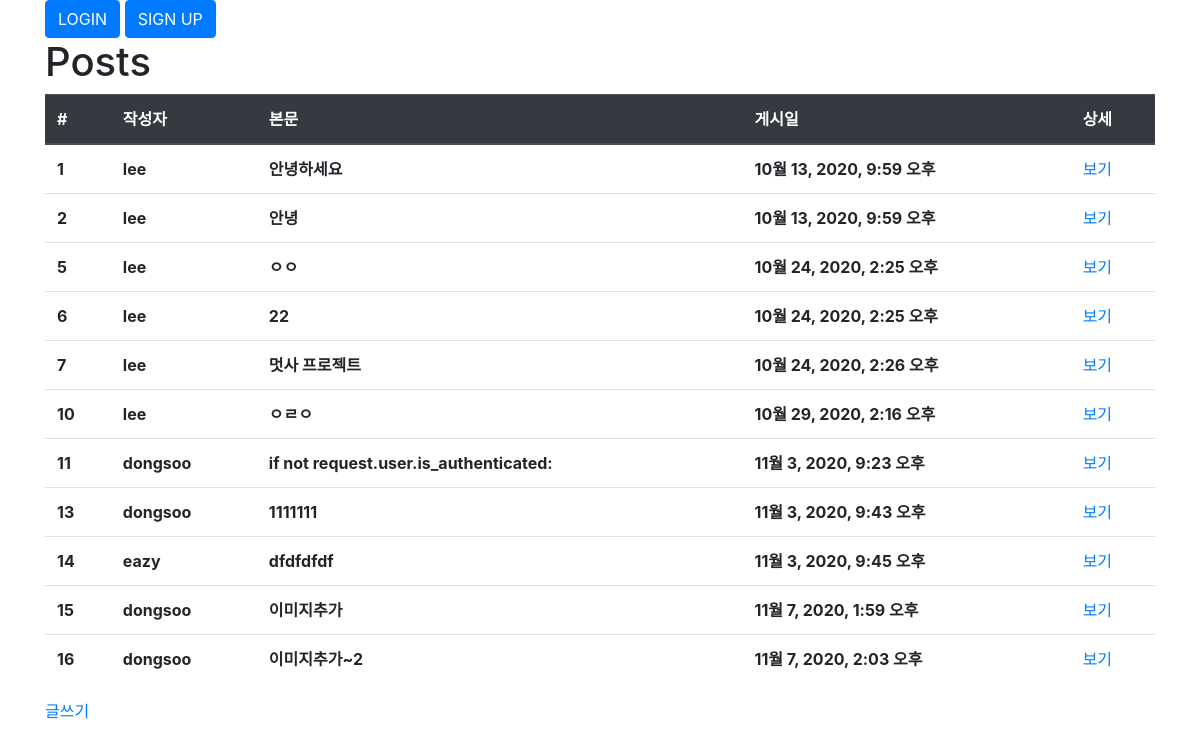
/posts/, run on the app's committed database.
### posts/models.py (models this page shows, shortened)
class Post(models.Model):
    user = models.ForeignKey(User, on_delete=models.CASCADE, null=False)
    body = models.TextField()
    image = models.ImageField(upload_to='posts', null=True)
    created_at = models.DateTimeField()
    liked_users = models.ManyToManyField(User, related_name='liked_posts')

### posts/views.py (the view)
# urls.py: path('', views.index, name='index'),
def index(request):
    posts = Post.objects.all()
    context = { 'posts': posts }
    return render(request, 'posts/index.html', context)

### posts/templates/posts/index.html
{% extends "base.html" %}
{% load static %}
{% block style %}
    <link rel="stylesheet" href="{% static 'posts/style.css' %}" type="text/css" />
{% endblock %}
{% block content %}
    <div class="container">
        <h1>Posts</h1>
    {% if posts %}
        <table class="table">
            <thead class="thead-dark">
              <tr>
                <th>#</th>
                <th>작성자</th>
                <th>본문</th>
                <th>게시일</th>
                <th>상세</th>
              </tr>
            </thead>
            <tbody>
                {% for post in posts %}
                  <tr>
                      <th>{{ post.id }}</th>
                      <th>{{ post.user.get_username }}</th>
                      <th>{{ post.body }}</th>
                      <th>{{ post.created_at }}</th>
                      <td><a href="{% url 'posts:detail' post.id %}">보기</a></td>
                  </tr>
                  {% endfor %}
            </tbody>
        </table>
    {% else %}
         <p>No posts.</p>
    {% endif %}
    <a href="{% url 'posts:new' %}">글쓰기</a>
    </div>
{% endblock %}

### templates/base.html (shortened to what this page needs)
{% load static %}
<!DOCTYPE html>
<html lang="ko">
  <head>
    <link rel="stylesheet" href="https://cdn.jsdelivr.net/npm/bootstrap@4.5.3/dist/css/bootstrap.min.css">
    <link rel="stylesheet" href="{% static 'style.css' %}" type="text/css" />
    {% block style %}
    {% endblock %}
  </head>
  <body>
    {% if user.is_authenticated %}
      <div class="container">
        <form action="{% url 'accounts:logout' %}" method="POST">
          {% csrf_token %}
          {{ user.get_username }}님 환영합니다.
          <button type="submit" class="btn btn-primary">LOGOUT</button>
        </form>
      </div>
    {% else %}
      <div class="container">
        <a href="{% url 'accounts:login' %}">
          <button type="submit" class="btn btn-primary">LOGIN</button>
        </a>
        <a href="{% url 'accounts:sign_up' %}">
          <button type="submit" class="btn btn-primary">SIGN UP</button>
        </a>
      </div>
    {% endif %}
    {% block content %}
    {% endblock %}
  </body>
</html>

### static/style.css (style rules this page uses)
* { margin: 0px; padding: 0px; box-sizing: border-box; }

### data on the page
Post: id "1", user.get_username "lee", body "안녕하세요", created_at "10월 13, 2020, 9:59 오후"
Post: id "2", user.get_username "lee", body "안녕", created_at "10월 13, 2020, 9:59 오후"
Post: id "5", user.get_username "lee", body "ㅇㅇ", created_at "10월 24, 2020, 2:25 오후"
Post: id "6", user.get_username "lee", body "22", created_at "10월 24, 2020, 2:25 오후"
Post: id "7", user.get_username "lee", body "멋사 프로젝트", created_at "10월 24, 2020, 2:26 오후"
Post: id "10", user.get_username "lee", body "ㅇㄹㅇ", created_at "10월 29, 2020, 2:16 오후"
Post: id "11", user.get_username "dongsoo", body "if not request.user.is_authenticated:", created_at "11월 3, 2020, 9:23 오후"
Post: id "13", user.get_username "dongsoo", body "1111111", created_at "11월 3, 2020, 9:43 오후"
Post: id "14", user.get_username "eazy", body "dfdfdfdf", created_at "11월 3, 2020, 9:45 오후"
Post: id "15", user.get_username "dongsoo", body "이미지추가", created_at "11월 7, 2020, 1:59 오후"
Post: id "16", user.get_username "dongsoo", body "이미지추가~2", created_at "11월 7, 2020, 2:03 오후"
